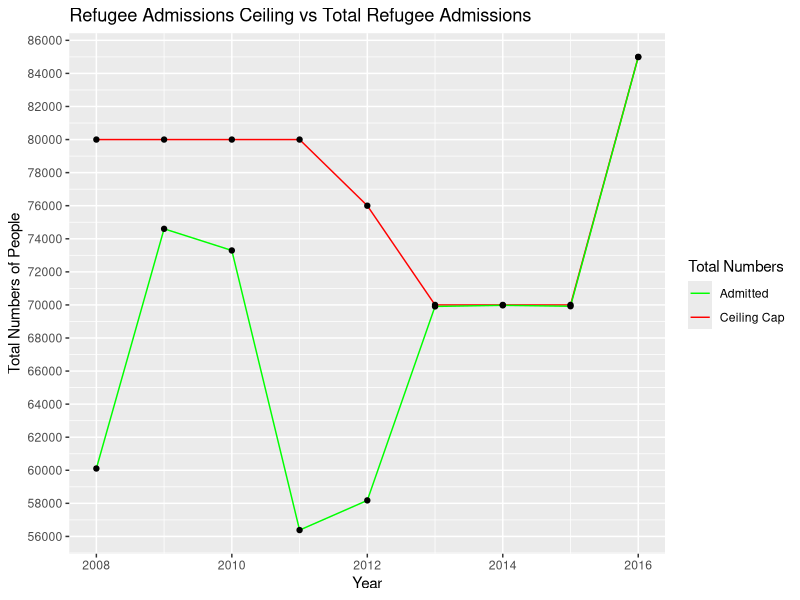

Reproduce this figure in R. (Note: this script raises an error after producing the figure.)
library(ggplot2)
library(dplyr)

#Show the caps & spots filled charts
#Show how immigration has changed over time

arrivals_obama <- read.csv("Refugees/total_arrival.csv", stringsAsFactors = F)
regional_arrivals <- read.csv("Refugees/regional_arrivals.csv", 
                              stringsAsFactors = F)
country_arrivals <- read.csv("Refugees/country_arrivals.csv", 
                             stringsAsFactors = F)

caps <- data.frame("Year" = c(2008, 2009, 2010, 2011, 2012, 2013, 2014, 2015, 
                              2016), "Cap" = c(80000, 80000, 80000, 80000, 76000,
                                               70000, 70000, 70000, 85000), 
                   "Admitted" = c(60107, 74602, 73293, 56384, 58179, 69909, 
                                  69975, 69920, 84989))

# Refugee caps
#refugee_ceiling_plot <- 

ggplot(caps, aes(x = Year)) +                    # basic graphical object
         geom_line(aes(y= Cap, colour= "Cap")) +  # first layer
         geom_line(aes(y= Admitted, colour= "Admitted")) +
        geom_point(aes (y = Cap)) +
  geom_point(aes (y = Admitted)) + 
  scale_y_continuous("Total Numbers of People", 
                   breaks= seq(56000, 86000, 2000)) +
  ggtitle("Refugee Admissions Ceiling vs Total Refugee Admissions") + 
scale_color_manual(name = "Total Numbers", values= c("Cap" = "red",
                                                        "Admitted" = "green"),
                       labels = c("Admitted", "Ceiling Cap")) 


# Regional Arrivals graphs
regional_arrivals <- regional_arrivals %>% 
  rename("2007" = X2007, "2008" = X2008, "2009" = X2009, "2010" = X2010, 
         "2011" = X2011, "2012" = X2012, "2013" = X2013, "2014" = X2014, 
         "2015" = X2015, "2016" = X2016)  

y <- gsub(",", "", regional_arrivals$`2007`)
regional_arrivals[,-1] <- suppressWarnings(as.numeric(gsub(",", "", 
                                                           as.matrix(
                                                             regional_arrivals[,-1]))))
regional_arrivals[is.na(regional_arrivals)] <- 0

ggplot(regional_arrivals,
       aes(
         x = regional_arrivals[,2:11],
         y = regional_arrivals$Region.and.country.of.nationality,
         color = "blue")
) + geom_line() +
  ggtitle("Change in Total Regional Arrivals From 2008-2016") +
  xlab("Year") +
  ylab("Arrivals")

